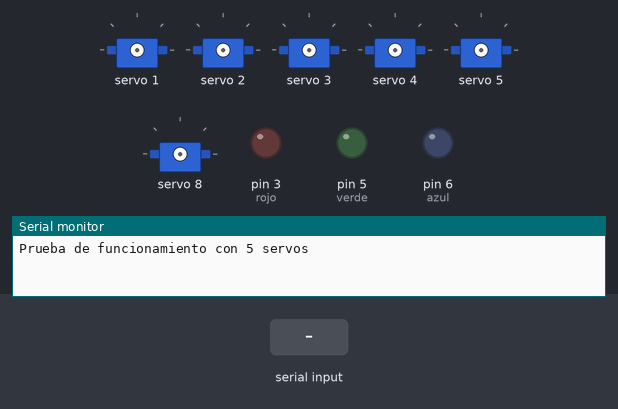
Bench run of a sketch on a simulated Arduino Uno, built with avr-gcc and run on an emulated ATmega328P. Shown: 6 × servo, output pins drawn as LEDs (lit = HIGH), the last lines printed to the serial monitor. The inputs (shaded band) are chosen by the test bench.

Above: at 1.2 s.
1.3 s: "$R\n" received over Serial
2.8 s: "$H\n" received over Serial
4.3 s: "$C\n" received over Serial
5.8 s: "$M\n" received over Serial
7.3 s: "$A\n" received over Serial
8.8 s: "$F\n" received over Serial
At 9.1 s:
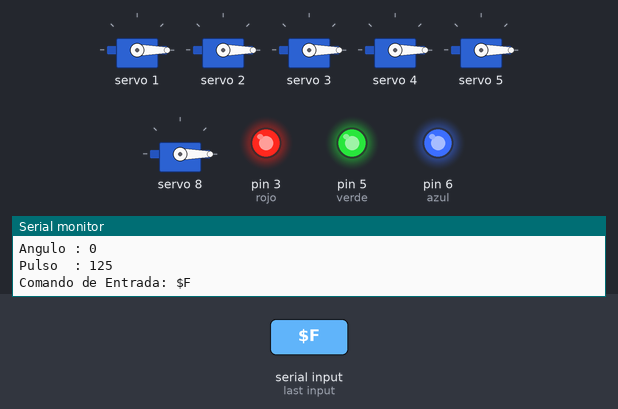
Timing chart, 0 to 11.3 s (numbered marks = the images above; inputs shaded):
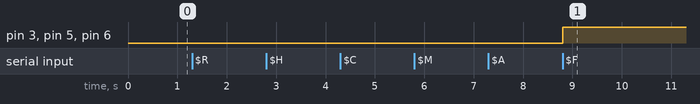

Measured:
- after the input at 8.8 s, pin 3 (rojo), pin 5 (verde), pin 6 (azul): LOW → HIGH at once

The sketch:

BrazoRobotico.ino
```cpp
//Librerias utilizadas
#include <Adafruit_PWMServoDriver.h> //Modulo PCA9685
#include <Wire.h>

//Se declara una instancia de la libreria para el manejo de los
//servomotores usando la direccion de la tarjeta "0x40"
Adafruit_PWMServoDriver brazo = Adafruit_PWMServoDriver(0x40);

//variables globales

//El modulo se maneja por pulsos y no grados
unsigned int MIN = 125; //Ancho de Pulso Minimo
unsigned int MAX = 620; //Ancho de Pulso Maximo

String stringEntrada = ""; //Para guardar los comandos a ejecutar de VS
bool stringCompleto = false; //Para saber si se completo el comando
int rojo = 3; //variables para led
int verde = 5;
int azul = 6;

void setup()
{
  //Monitor Serie
  Serial.begin(9600);
  Serial.println("Prueba de funcionamiento con 5 servos\n");

  //Se inicializa la instancia de brazo y se asigna la frecuecia
  brazo.begin();
  brazo.setPWMFreq(60); //Frecuencia de funcionamiento 60 Hz

  pinMode(rojo, OUTPUT);
  pinMode(verde, OUTPUT);
  pinMode(azul, OUTPUT);

  yield(); //Espera a que se realizen los procesos para seguir
}

void loop()
{
    if(stringCompleto)
    {
      stringEntrada.trim(); //quitar espacios o caracteres especiales
      Serial.print("Comando de Entrada: ");
      Serial.print(stringEntrada);

      //Procesar comando
      procesarComando();

      //Limpiar el string
      stringEntrada = "";
      stringCompleto = false;
    }
}

//Metodo para procesar el comando
void procesarComando()
{

  //stringCompleto es true

  //Rotación
  if(stringEntrada.indexOf("$R") != -1)
  {
    int angulo = stringEntrada.substring(2).toInt();

    brazo.setPWM(1, 0, Conversion(angulo));
  }

  //Hombro
  else if(stringEntrada.indexOf("$H") != -1)
  {
    int angulo = stringEntrada.substring(2).toInt();

    brazo.setPWM(2, 0, Conversion(angulo));
    brazo.setPWM(3, 0, Conversion(angulo));
  }

  //Codo
  else if(stringEntrada.indexOf("$C") != -1)
  {
    int angulo = stringEntrada.substring(2).toInt();

    brazo.setPWM(4, 0, Conversion(angulo));
  }

  //Muñeca
  else if(stringEntrada.indexOf("$M") != -1)
  {
    int angulo = stringEntrada.substring(2).toInt();

    brazo.setPWM(5, 0, Conversion(angulo));
  }

  //Agarre
  else if(stringEntrada.indexOf("$A") != -1)
  {
    int angulo = stringEntrada.substring(2).toInt();

    brazo.setPWM(8, 0, Conversion(angulo));
  }

  //Led encendido
  else if(stringEntrada.indexOf("$O") != -1)
  {
    analogWrite(rojo,0);
    analogWrite(verde,0);
    analogWrite(azul,0);
  }
  //Led apagado
  else if(stringEntrada.indexOf("$F") != -1)
  {
    analogWrite(rojo,255);
    analogWrite(verde,255);
    analogWrite(azul,255);
  }
}

//Funcion para conversion de grados a pulsos en hexadecimal
int Conversion(int ang)
{
  //Variacion de 0 a 180 grados
  //Mapea los valores maximos y minimos de un rango al otro
  int pulso = map(ang, 0, 180, MIN, MAX);

  Serial.print("\nAngulo : ");
  Serial.print(ang);
  Serial.print("\nPulso  : ");
  Serial.print(pulso);
  Serial.println("\n");

  return pulso;
}

//Se ejecuta cada que ocurre un evento serial
void serialEvent()
{
  while(Serial.available())
  {
    char inChar = (char)Serial.read();
    if(inChar == '\n')
    {
      stringCompleto = true;
    }
    else
    {
      stringEntrada += inChar;
    }
  }
}
```
